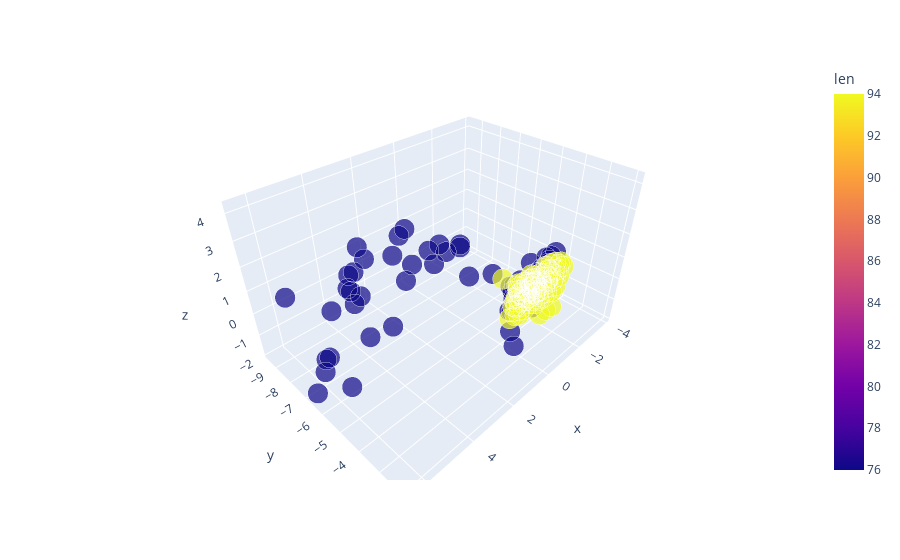

Here is the notebook cell this chart was saved with:
### Code cell
import plotly.express as px

#len이 categorical data가 아니라서.. 변환해주는게 나을지도 => 일단은 쓰자 
fig = px.scatter_3d(plot_mappoint, x='x', y='y', z='z', color='len', size='size')
fig.show()

### Figure 1 — Plotly figure (JSON) as saved in the notebook; plotly's stock layout.template omitted (floating-point values rounded to 4 significant figures; data arrays with more than 128 entries replaced by an {"elided": "..."} marker saying what was removed)
{"data": [{"hovertemplate": "x=%{x}<br>y=%{y}<br>z=%{z}<br>size=%{marker.size}<br>len=%{marker.color}<extra></extra>", "legendgroup": "", "marker": {"color": {"elided": "170 int values"}, "coloraxis": "coloraxis", "size": {"elided": "170 int values"}, "sizemode": "area", "sizeref": 0.005, "symbol": "circle"}, "mode": "markers", "name": "", "scene": "scene", "showlegend": false, "type": "scatter3d", "x": {"elided": "170 float values"}, "y": {"elided": "170 float values"}, "z": {"elided": "170 float values"}}], "layout": {"coloraxis": {"colorbar": {"title": {"text": "len"}}, "colorscale": [[0, "#0d0887"], [0.1111, "#46039f"], [0.2222, "#7201a8"], [0.3333, "#9c179e"], [0.4444, "#bd3786"], [0.5556, "#d8576b"], [0.6667, "#ed7953"], [0.7778, "#fb9f3a"], [0.8889, "#fdca26"], [1, "#f0f921"]]}, "legend": {"itemsizing": "constant", "tracegroupgap": 0}, "margin": {"t": 60}, "scene": {"domain": {"x": [0, 1], "y": [0, 1]}, "xaxis": {"title": {"text": "x"}}, "yaxis": {"title": {"text": "y"}}, "zaxis": {"title": {"text": "z"}}}}}
